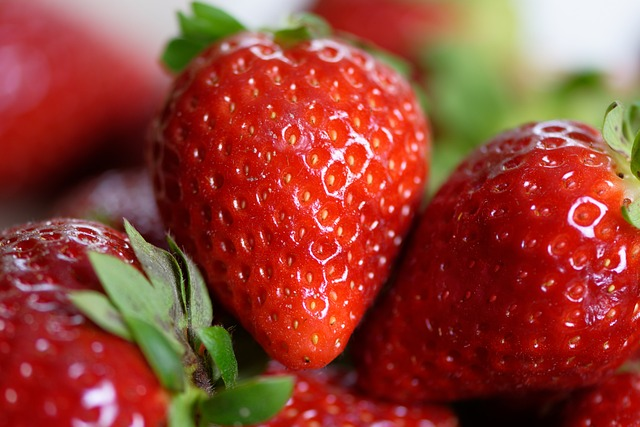
#> input picture opencv/source/strawberry.jpg, 640 x 427 px
$ python sample1.py
#> lines starting #> are read from the running program, lines starting #| are printed output that depends on the picture
import cv2

img = cv2.imread('source/strawberry.jpg')
#> img is the input picture: shape (427, 640, 3); mean B, G, R 52.1, 66.3, 149.9
# 이미지를 회색으로 변경
img = cv2.cvtColor(img, cv2.COLOR_BGR2GRAY)
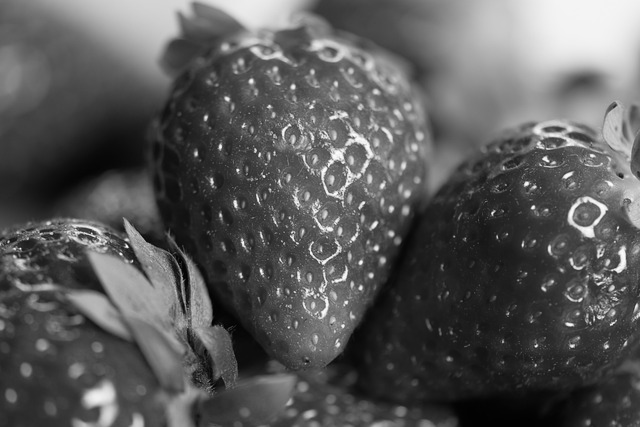
#> img: shape (427, 640); min 1, max 255, mean 89.7
cv2.imshow('strawberry', img)
# 0 -> 계속 대기
cv2.waitKey(0)
cv2.destroyAllWindows()

# 파일에 쓰기
# cv2.imwrite("output/strawberry.jpg", img)

$ run again, with opencv/source/cat.jpg copied over opencv/source/strawberry.jpg
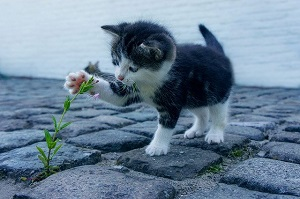
#> input picture opencv/source/cat.jpg, 300 x 199 px
#> img is the input picture: shape (199, 300, 3); mean B, G, R 151.2, 130.9, 108.3
#> `img = cv2.cvtColor(img, cv2.COLOR_BGR2GRAY)`:
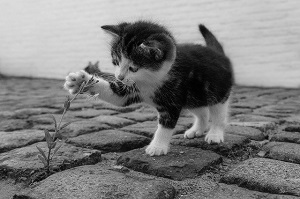
#> img: shape (199, 300); min 1, max 240, mean 126.5

$ run again, with opencv/source/children.jpg copied over opencv/source/strawberry.jpg
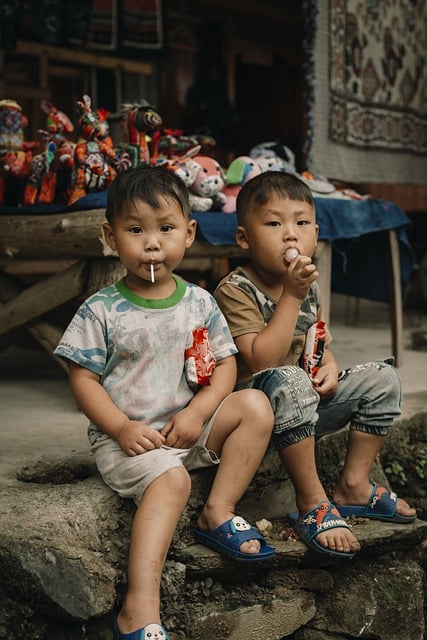
#> input picture opencv/source/children.jpg, 427 x 640 px
#> img is the input picture: shape (640, 427, 3); mean B, G, R 56.8, 69.1, 79.1
#> `img = cv2.cvtColor(img, cv2.COLOR_BGR2GRAY)`:
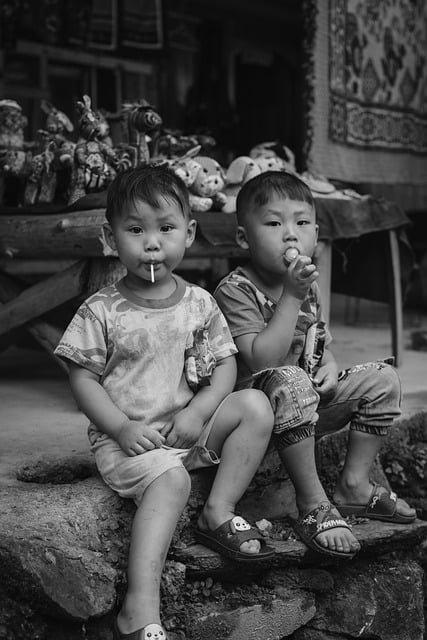
#> img: shape (640, 427); min 0, max 253, mean 70.7

$ run again, with opencv/source/car1.png saved as opencv/source/strawberry.jpg
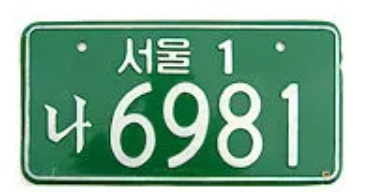
#> input picture opencv/source/car1.png, 367 x 192 px
#> img is the input picture: shape (192, 367, 3); mean B, G, R 145.4, 169.9, 125.6
#> `img = cv2.cvtColor(img, cv2.COLOR_BGR2GRAY)`:
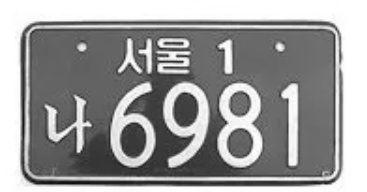
#> img: shape (192, 367); min 15, max 255, mean 153.8
